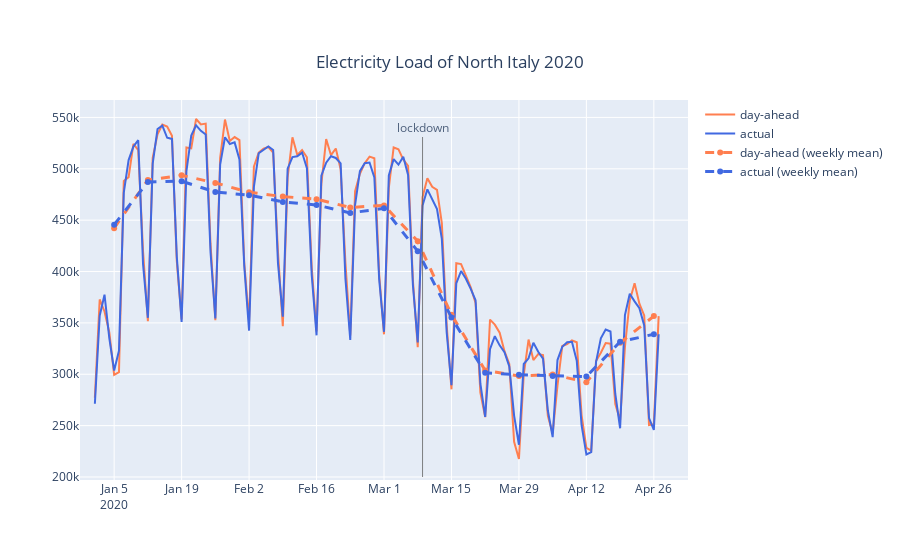
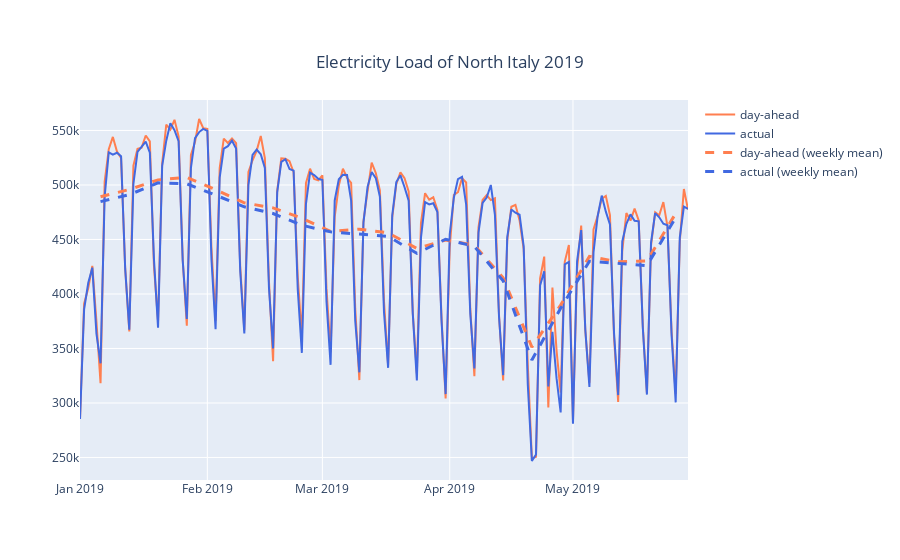

Notebook cell for these charts, in order:
### Code cell
def timeline(df, title, with_annotation=True):
    df_daily = df.resample('D', label='left').sum()
    df_daily = df_daily[:-1]
    # Add traces
    i = 0
    fig = go.Figure()
    
    fig.add_trace(go.Scatter(x=df_daily.index, y=df_daily["day-ahead"],
                             line=dict(color='coral', width=2),
                            name="day-ahead"))
    fig.add_trace(go.Scatter(x=df_daily.index, y=df_daily["actual"],
                             line=dict(color='royalblue', width=2),
                             name="actual")) 
    
    df_weekly = df_daily.resample('W', label='left').mean()
    df_weekly = df_weekly[1:]
   
    fig.add_trace(go.Scatter(x=df_weekly.index, y=df_weekly["day-ahead"],
                             line=dict(color='coral', width=3, dash='dash'),
                            name="day-ahead (weekly mean)"))
    fig.add_trace(go.Scatter(x=df_weekly.index, y=df_weekly["actual"],
                             line=dict(color='royalblue', width=3, dash='dash'),
                            name="actual (weekly mean)"))  
    if with_annotation: 
        fig.add_annotation(x=datetime(2020,3,9),y=200000,text="lockdown",ax=0,ay=-350, arrowcolor="#636363", opacity=0.8)
    fig.update_layout(title={
        'text': title,
        'y':0.9,
        'x':0.5,
        'xanchor': 'center',
        'yanchor': 'top'})
    fig.show()

timeline(df20, title="Electricity Load of North Italy 2020")
df19 = df19.loc['2019-01-01':'2019-05-30']
timeline(df19, title="Electricity Load of North Italy 2019", with_annotation= False)
